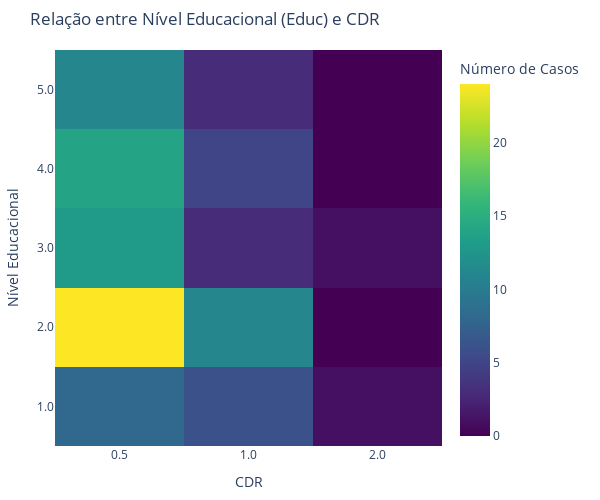

The cell this chart's notebook holds for it:
### Code cell
fig = go.Figure(data=go.Heatmap(
    z=cdr_educ_table_dem.values,                   # Valores da matriz
    x=cdr_educ_table_dem.columns.astype(str),      # Eixo X: CDR (convertido para string)
    y=cdr_educ_table_dem.index.astype(str),        # Eixo Y: Educ (convertido para string)
    colorscale='Viridis',          # Escala de cores (pode ser "Plasma", "Inferno", etc.)
    hoverongaps=False,
    text=cdr_educ_table_dem.values,                # Texto exibido no hover
    hovertemplate='Educ: %{y}<br>CDR: %{x}<br>Casos: %{z}<extra></extra>',
    colorbar=dict(title='Número de Casos')
))

fig.update_layout(
    title='Relação entre Nível Educacional (Educ) e CDR',
    xaxis=dict(title='CDR', side='bottom'),
    yaxis=dict(title='Nível Educacional'),
    width=600, height=500,
    margin=dict(l=50, r=50, b=50, t=50)
)

fig.show()

### Figure 1 — Plotly figure (JSON) as saved in the notebook; plotly's stock layout.template omitted (floating-point values rounded to 4 significant figures)
{"data": [{"colorbar": {"title": {"text": "Número de Casos"}}, "colorscale": [[0, "#440154"], [0.1111, "#482878"], [0.2222, "#3e4989"], [0.3333, "#31688e"], [0.4444, "#26828e"], [0.5556, "#1f9e89"], [0.6667, "#35b779"], [0.7778, "#6ece58"], [0.8889, "#b5de2b"], [1, "#fde725"]], "hoverongaps": false, "hovertemplate": "Educ: %{y}<br>CDR: %{x}<br>Casos: %{z}<extra></extra>", "text": [[8, 6, 1], [24, 11, 0], [13, 3, 1], [14, 5, 0], [11, 3, 0]], "type": "heatmap", "x": ["0.5", "1.0", "2.0"], "y": ["1.0", "2.0", "3.0", "4.0", "5.0"], "z": [[8, 6, 1], [24, 11, 0], [13, 3, 1], [14, 5, 0], [11, 3, 0]]}], "layout": {"height": 500, "margin": {"b": 50, "l": 50, "r": 50, "t": 50}, "title": {"text": "Relação entre Nível Educacional (Educ) e CDR"}, "width": 600, "xaxis": {"side": "bottom", "title": {"text": "CDR"}}, "yaxis": {"title": {"text": "Nível Educacional"}}}}
